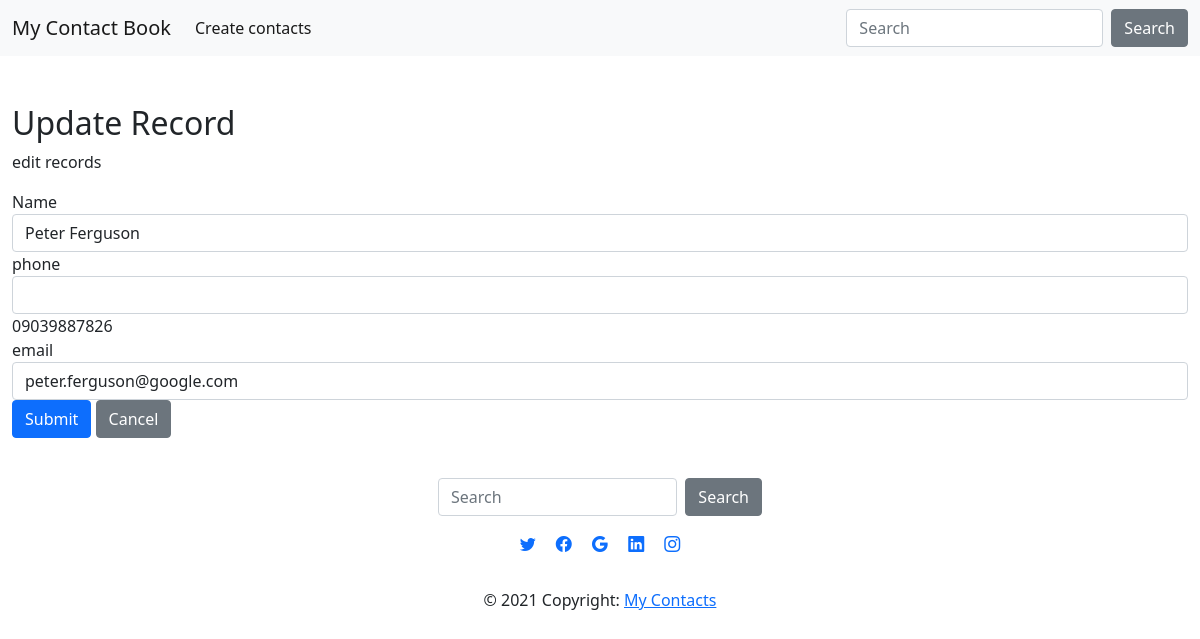
The page /update.php?id=3 on the database its author committed.
### tables this page shows
CREATE TABLE `mycontacts` (
  `id` int(11) NOT NULL,
  `name` varchar(255) NOT NULL,
  `phone` varchar(18) DEFAULT NULL,
  `email` varchar(150) NOT NULL
);

### update.php (the view, shortened to what this page needs)
<?php
    require_once 'config.php';
    include 'inc/header.php';
?>
<?php
    $name = $phone = $email = "";
    $name_err = $phone_err = $email_err = "";
    if (isset($_POST['id']) && !empty($_POST['id'])) {
        $id = $_POST['id'];
        $input_name = trim($_POST['name']);
        if (empty($input_name)) {
            $name_err = "Please enter a name";
        }elseif (!filter_var($input_name, FILTER_VALIDATE_REGEXP,array("options" => array("regexp" => "/^[a-zA-Z\s]+$/")))) {
            $name_err = "please enter a valid name.";
        }else {
            $name = $input_name;
        }
        $input_phone = trim($_POST["phone"]);
        if (empty($input_phone)) {
            $phone_err = "Please enter a valid phone";
        }else {
            $phone = $input_phone;
        }
        $input_email = trim($_POST["email"]);
        if(empty($input_email)){
            $email_err = "Please enter a valid email.";
        } else{
            $email = $input_email;
        }
        if (empty($name_err) && empty($phone_err) && empty($email_err)) {
            $sql = "UPDATE `mycontacts` SET name=?,phone=?, email=? WHERE id = ?";
        }if($stmt = mysqli_prepare($conn, $sql)){
            mysqli_stmt_bind_param($stmt, "sssi", $param_name, $param_phone, $param_email, $param_id);
            $param_name = $name;
            $param_phone = $phone;
            $param_email = $email;
            $param_id = $id;
            if(mysqli_stmt_execute($stmt)){
                header("location: contacts.php");
                exit();
            } else{
                echo "Oops! Something went wrong. Please try again later.";
            }
        }
        mysqli_close($conn);
    } else{
        if(isset($_GET["id"]) && !empty(trim($_GET["id"]))){
            $sql = "SELECT * FROM mycontacts WHERE id = ?";
            if($stmt = mysqli_prepare($conn, $sql)){
                mysqli_stmt_bind_param($stmt, "i", $param_id);
            if(mysqli_stmt_execute($stmt)){
                $result = mysqli_stmt_get_result($stmt);
                if(mysqli_num_rows($result) == 1){
                    $row = mysqli_fetch_array($result, MYSQLI_ASSOC);
                    $name = $row["name"];
                    $phone = $row["phone"];
                    $email = $row["email"];
                } else{
                    header("location: error.php");
                    exit();
                }
            } else{
                echo "Oops! Something went wrong. Please try again later.";
            }
        }
    }  else{
        header("location: error.php");
        exit();
    }
    }
?>
<div class="wrapper">
    <div class="container-fluid">
        <div class="row">
            <div class="col-md-12">
                <h2 class="mt-5">Update Record</h2>
                <p>edit records</p>
                <form action="<?php echo htmlspecialchars(basename($_SERVER['REQUEST_URI'])); ?>" method="post">
                        <div class="form-group">
                            <label>Name</label>
                            <input type="text" name="name" class="form-control <?php echo (!empty($name_err)) ? 'is-invalid' : ''; ?>" value="<?php echo $name; ?>">
                        </div>
                        <div class="form-group">
                            <label>phone</label>
                            <input name="phone" class="form-control <?php echo (!empty($phone_err)) ? 'is-invalid' : ''; ?>"><?php echo $phone; ?></textarea>
                        </div>
                        <div class="form-group">
                            <label>email</label>
                            <input type="text" name="email" class="form-control <?php echo (!empty($email_err)) ? 'is-invalid' : ''; ?>" value="<?php echo $email; ?>">
                        </div>
                        <input type="submit" class="btn btn-primary" value="Submit">
                        <a href="contacts.php" class="btn btn-secondary ml-2">Cancel</a>
                    </form>
            </div>
        </div>
    </div>
</div>
<?php
include 'inc/footer.php';
?>

### rows shown on the page
mycontacts: name "Peter Ferguson", phone "09039887826", email "peter.ferguson@google.com"
